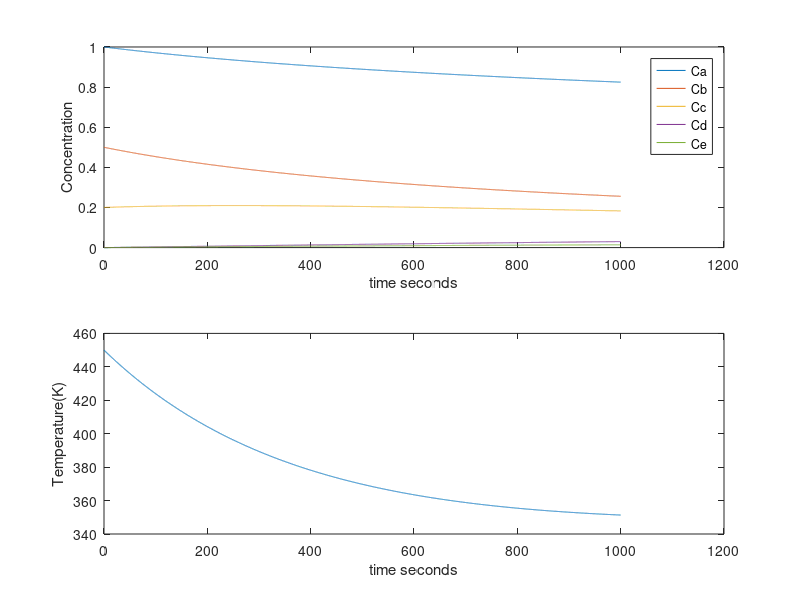

Recreate this plot in MATLAB.
clear all;

Ta=350;
UA=100;
V=2000;
H1b=-5000;
H2c=10000;
H3b=-50000;
k1a=10^-3;
k2a=(1/3)*10^-3;
k3c=.6*10^-3;
Cpa=10;
Cpb=10;
Cpc=50;
Cpd=80;
Cpe=50;

i=1;
T(i)=450;
Ca(i)=1;
Cb(i)=0.5;
Cc(i)=0.2;
Cd(i)=0;
Ce(i)=0;

t(i)=0;
dt= .1;
tf=1000;

while t(i) <= tf 

    r1a=-k1a*Ca(i)*Cb(i)^2;
    r2a=-k2a*Ca(i)*Cc(i);
    r3c=-k3c*Cb(i)*Cc(i);
    
    dCadt= r1a+r2a;
    dCa= dCadt*dt;
    
    dCbdt= 2*r1a+(1/3)*r3c;
    dCb= dCbdt*dt;
    
    dCcdt= -r1a+(3/2)*r2a+r3c;
    dCc= dCcdt*dt;
    
    dCddt= -(1/2)*r2a;
    dCd= dCddt*dt;
    
    dCedt= -(1/3)*r3c;
    dCe= dCedt*dt;
    
    dTdt= (V*(2*r1a*-H1b+(3/2)*r2a*-H2c+(1/3)*r3c*-H3b)-UA*(T(i)-Ta))/(V*(Ca(i)*Cpa+Cb(i)*Cpb+Cc(i)*Cpc+Cd(i)*Cpd+Ce(i)*Cpe));
    dT= dTdt*dt;
    
    Ca(i+1)= Ca(i)+ dCa;
    Cb(i+1)= Cb(i)+ dCb;
    Cc(i+1)= Cc(i)+ dCc;
    Cd(i+1)= Cd(i)+ dCd;
    Ce(i+1)= Ce(i)+ dCe;
    T(i+1)= T(i)+dT;
    t(i+1)=t(i)+dt;
    i=i+1;
end
    
subplot(2,1,1)
plot(t, Ca,t, Cb,t, Cc,t, Cd,t,Ce)
legend('Ca','Cb','Cc','Cd','Ce')
xlabel('time seconds')
ylabel('Concentration')

subplot(2,1,2)
plot(t,T)
xlabel('time seconds')
ylabel('Temperature(K)')

